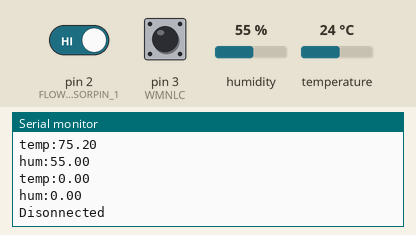
Bench run of a sketch on a simulated Arduino Uno, built with avr-gcc and run on an emulated ATmega328P. On the bench: the last lines printed to the serial monitor. The test bench sets the inputs (shaded band); at power-on: pin 2 (FLOWSENSORPIN_1) HIGH, humidity 55 %, temperature 24 °C, pin 3 (WMNLC) HIGH. WiFi joins after 1.5 s; servers stay silent unless stated.

Above: at 2.2 s.
2.3 s: pin 2 (FLOWSENSORPIN_1) driven LOW
At 2.56 s:
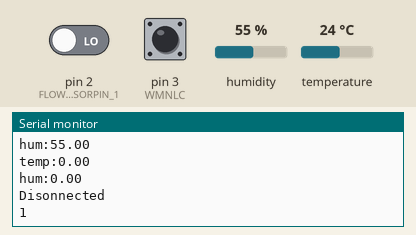
4.2 s: humidity set to 22 %
At 5.6 s:
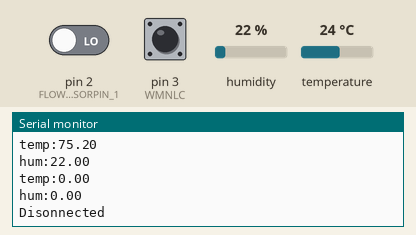
5.7 s: temperature set to 12 °C
7.2 s: humidity set to 40 %
Timing chart, 0 to 9.7 s (numbered marks = the images above; inputs shaded):
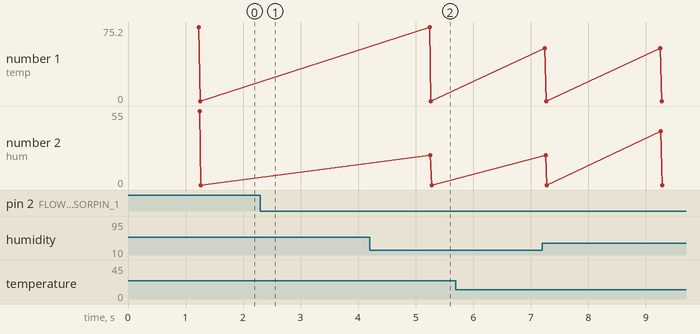

Measured:
- after the input at 2.3 s, the serial monitor: prints a new line at once (image 1)
- after the input at 4.2 s, the serial monitor: prints a new line after 1.1 s (image 2)

The sketch:

all_sensors_dbTesting.ino
```cpp
#include <SPI.h>
#include <Ethernet2.h>
#include <EthernetUdp2.h>
#include <SPI.h>
#include <DHT.h>
#include <Adafruit_Sensor.h>
#undef int
#undef abs
#undef double
#undef float
#undef round

// distributio flow sensor pins
#define FLOWSENSORPIN_1 2 // Small water sensor pin reading
#define FLOWSENSORPIN_2 2 // Small water sensor pin reading
#define FLOWSENSORPIN_3 2 // Small water sensor pin reading
#define FLOWSENSORPIN_4 2 // Small water sensor pin reading
#define FLOWSENSORPIN_5 2 // Small water sensor pin reading
#define FLOWSENSORPIN_6 2 // Small water sensor pin reading
#define FLOWSENSORPIN_7 2 // Small water sensor pin reading
#define FLOWSENSORPIN_8 2 // Small water sensor pin reading
#define FLOWSENSORPIN_9 2 // Small water sensor pin reading
#define FLOWSENSORPIN_10 2 // Small water sensor pin reading
#define FLOWSENSORPIN_11 2// Small water sensor pin reading
#define FLOWSENSORPIN_12 2 // Small water sensor pin reading
#define FLOWSENSORPIN_13 2 // Small water sensor pin reading
#define FLOWSENSORPIN_14 2 // Small water sensor pin reading

// main water flow sensor pin
#define WMNLC 3         // Large water sensor pin reading

// Temp & Humidity
#define DHTTYPE DHT22   // We are using the DHT22 for all sensors

#define DHTPIN_1 4        // DHT sensor pin reading
#define DHTPIN_2 4
#define DHTPIN_3 4
#define DHTPIN_4 4
#define DHTPIN_5 4
#define DHTPIN_6 4
#define DHTPIN_7 4
#define DHTPIN_8 4

DHT dht1(DHTPIN_1, DHTTYPE);
DHT dht2(DHTPIN_2, DHTTYPE);
DHT dht3(DHTPIN_3, DHTTYPE);
DHT dht4(DHTPIN_4, DHTTYPE);
DHT dht5(DHTPIN_5, DHTTYPE);
DHT dht6(DHTPIN_6, DHTTYPE);
DHT dht7(DHTPIN_7, DHTTYPE);
DHT dht8(DHTPIN_8, DHTTYPE);

byte mac[] = {0x2C, 0xF7, 0xF1, 0x08, 0x03, 0x3C };  //Replace with your Ethernet shield MAC
byte ip[] = {192, 168, 10, 129};  // Your Arduino device IP address

/////////////////////////////////////////////////
//              Decalred variable              //
////////////////////////////////////////////////
char server[] = "ucd-sd.net";

// Temp /Humidity sensore variables
float h1; // humidity sensor 1
float t1; // temp in celcius sensor 1
float f1; // temp in farenheit sensor 1
float h2; // humidity sensor 2
float t2; // temp in celcius sensor 2
float f2; // temp in farenheit sensor 2
float h3; // humidity sensor 3
float t3; // temp in celcius sensor 3
float f3; // temp in farenheit sensor 3
float h4; // humidity sensor 4
float t4; // temp in celcius sensor 4
float f4; // temp in farenheit sensor 4
float h5; // humidity sensor 5
float t5; // temp in celcius sensor 5
float f5; // temp in farenheit sensor 5
float h6; // humidity sensor 6
float t6; // temp in celcius sensor 6
float f6; // temp in farenheit sensor 6
float h7; // humidity sensor 7
float t7; // temp in celcius sensor 7
float f7; // temp in farenheit sensor 7
float h8; // humidity sensor 8
float t8; // temp in celcius sensor 8
float f8; // temp in farenheit sensor 8

float current_f1;
float current_h1;

// Number of pulses
int pulses_1 = 0;
int pulses_2 = 0;
int pulses_3 = 0;
int pulses_4 = 0;
int pulses_5 = 0;
int pulses_6 = 0;
int pulses_7 = 0;
int pulses_8 = 0;
int pulses_9 = 0;
int pulses_10 = 0;
int pulses_11 = 0;
int pulses_12 = 0;
int pulses_13 = 0;
int pulses_14 = 0;
int pulses_WM = 0;
// last state of sensor
bool last_state_1;
bool last_state_2;
bool last_state_3;
bool last_state_4;
bool last_state_5;
bool last_state_6;
bool last_state_7;
bool last_state_8;
bool last_state_9;
bool last_state_10;
bool last_state_11;
bool last_state_12;
bool last_state_13;
bool last_state_14;

bool last_state_WM;

// check current state of sensor
bool check_state_1;
bool check_state_2;
bool check_state_3;
bool check_state_4;
bool check_state_5;
bool check_state_6;
bool check_state_7;
bool check_state_8;
bool check_state_9;
bool check_state_10;
bool check_state_11;
bool check_state_12;
bool check_state_13;
bool check_state_14;

bool  check_state_WM;

// calculate flow rate
float flowrate;
int ID[15]  = {1, 2, 3, 4, 5, 6, 7, 8, 9, 10, 11, 12, 13, 14, 15};
// time
unsigned long last_time = 0;
unsigned long deltaTime = 1000;
unsigned long last_print_time = 0;
unsigned long last_switch_time = 0;
float deltaVolume;
uint32_t delayMS;
int temp[15] = {};
unsigned long time_since_last_reset = 0;
/*
  unsigned long last_pulse_1 = 0;
  unsigned long last_pulse_2 = 0;
  unsigned long last_pulse_3 = 0;
  unsigned long last_pulse_4 = 0;
  unsigned long last_pulse_5 = 0;
  unsigned long last_pulse_6 = 0;
  unsigned long last_pulse_7 = 0;
  unsigned long last_pulse_8 = 0;
  unsigned long last_pulse_9 = 0;
  unsigned long last_pulse_10 = 0;
  unsigned long last_pulse_11 = 0;
  unsigned long last_pulse_12 = 0;
  unsigned long last_pulse_13 = 0;
  unsigned long last_pulse_14 = 0;
*/
//int water_flow_interval = 1;
//float interval = 1; // 1s

EthernetClient client;

/////////// Available SRAM //////////////
int freeRam () {
  extern int __heap_start, *__brkval;
  int v;
  return (int) &v - (__brkval == 0 ? (int) &__heap_start : (int) __brkval);
}
/////////////////////////////////////////


void setup()
{
  Serial.begin(9600);
  Ethernet.begin(mac, ip);
  pinMode(WMNLC, INPUT_PULLUP);
  dht1.begin();
  dht2.begin();
  dht3.begin();
  dht4.begin();
  dht5.begin();
  dht6.begin();
  dht7.begin();
  dht8.begin();
  delay(1000);
}

void loop() {


  // mains water sensor
  check_state_WM = digitalRead(WMNLC);
  if ((check_state_WM != last_state_WM) && (check_state_WM == LOW) && (last_switch_time + 10 < millis())) {
    pulses_WM++;
    last_switch_time = millis();
  }

  //time_since_last_reset = millis();
  //while ((millis() - time_since_last_reset) < interval) {

  check_state_1 = digitalRead(FLOWSENSORPIN_1);
  if ((check_state_1 == LOW) && (last_state_1 == HIGH)) {
    //if ((check_state_1 == LOW) && (last_state_1 == HIGH) && (millis() - last_pulse_1 < water_flow_interval)) {
    pulses_1++;
    //last_pulse_1 = millis();
    Serial.println(pulses_1);
  }

  check_state_2 = digitalRead(FLOWSENSORPIN_2);
  if ((check_state_2 == LOW) && (last_state_2 == HIGH)) {
    //if ((check_state_2 == LOW) && (last_state_2 == HIGH) && (millis() - last_pulse_2 < water_flow_interval)) {
    pulses_2++;
    //last_pulse_2 = millis();
  }

  check_state_3 = digitalRead(FLOWSENSORPIN_3);
  if ((check_state_3 == LOW) && (last_state_3 == HIGH)) {
    //if ((check_state_3 == LOW) && (last_state_3 == HIGH) && (millis() - last_pulse_3 < water_flow_interval)) {
    pulses_3++;
    //last_pulse_3 = millis();
  }

  check_state_4 = digitalRead(FLOWSENSORPIN_4);
  if ((check_state_4 == LOW) && (last_state_4 == HIGH)) {
    //if ((check_state_4 == LOW) && (last_state_4 == HIGH) && (millis() - last_pulse_4 < water_flow_interval)) {
    pulses_4++;
    // last_pulse_4 = millis();
  }

  check_state_5 = digitalRead(FLOWSENSORPIN_5);
  if ((check_state_5 == LOW) && (last_state_5 == HIGH)) {
    //if ((check_state_5 == LOW) && (last_state_5 == HIGH) && (millis() - last_pulse_5 < water_flow_interval)) {
    pulses_5++;
    //last_pulse_5 = millis();
  }

  check_state_6 = digitalRead(FLOWSENSORPIN_6);
  if ((check_state_6 == LOW) && (last_state_6 == HIGH)) {
    //if ((check_state_6 == LOW) && (last_state_6 == HIGH) && (millis() - last_pulse_6 < water_flow_interval)) {
    pulses_6++;
    //last_pulse_6 = millis();
  }

  check_state_7 = digitalRead(FLOWSENSORPIN_7);
  if ((check_state_7 == LOW) && (last_state_7 == HIGH)) {
    //if ((check_state_7 == LOW) && (last_state_7 == HIGH) && (millis() - last_pulse_7 < water_flow_interval)) {
    pulses_7++;
    // last_pulse_7 = millis();
  }

  check_state_8 = digitalRead(FLOWSENSORPIN_8);
  if ((check_state_8 == LOW) && (last_state_8 == HIGH)) {
    //if ((check_state_8 == LOW) && (last_state_8 == HIGH) && (millis() - last_pulse_8 < water_flow_interval)) {
    pulses_8++;
    // last_pulse_8 = millis();
  }

  check_state_9 = digitalRead(FLOWSENSORPIN_9);
  if ((check_state_9 == LOW) && (last_state_9 == HIGH)) {
    //if ((check_state_9 == LOW) && (last_state_9 == HIGH) && (millis() - last_pulse_9 < water_flow_interval)) {
    pulses_9++;
    // last_pulse_9 = millis();
  }

  check_state_10 = digitalRead(FLOWSENSORPIN_10);
  if ((check_state_10 == LOW) && (last_state_10 == HIGH)) {
    //if ((check_state_10 == LOW) && (last_state_10 == HIGH) && (millis() - last_pulse_10 < water_flow_interval)) {
    pulses_10++;
    //last_pulse_10 = millis();
  }

  check_state_11 = digitalRead(FLOWSENSORPIN_11);
  if ((check_state_11 == LOW) && (last_state_11 == HIGH)) {
    //if ((check_state_11 == LOW) && (last_state_11 == HIGH) && (millis() - last_pulse_11 < water_flow_interval)) {
    pulses_11++;
    // last_pulse_11 = millis();
  }

  check_state_12 = digitalRead(FLOWSENSORPIN_12);
  if ((check_state_12 == LOW) && (last_state_12 == HIGH)) {
    //if ((check_state_12 == LOW) && (last_state_12 == HIGH) && (millis() - last_pulse_12 < water_flow_interval)) {
    pulses_12++;
    //last_pulse_12 = millis();
  }

  check_state_13 = digitalRead(FLOWSENSORPIN_13);
  if ((check_state_13 == LOW) && (last_state_13 == HIGH)) {
    //if ((check_state_13 == LOW) && (last_state_13 == HIGH) && (millis() - last_pulse_13< water_flow_interval)) {
    pulses_13++;
    // last_pulse_13 = millis();
  }

  check_state_14 = digitalRead(FLOWSENSORPIN_14);
  if ((check_state_14 == LOW) && (last_state_14 == HIGH)) {
    //if ((check_state_14 == LOW) && (last_state_14 == HIGH) && (millis() - last_pulse_14 < water_flow_interval)) {
    pulses_14++;
    //last_pulse_14 = millis();
  }

  //}


  temp [0] = pulses_1;
  temp [1] = pulses_2;
  temp [2] = pulses_3;
  temp [3] = pulses_4;
  temp [4] = pulses_5;
  temp [5] = pulses_6;
  temp [6] = pulses_7;
  temp [7] = pulses_8;
  temp [8] = pulses_9;
  temp [9] = pulses_10;
  temp [10] = pulses_11;
  temp [11] = pulses_12;
  temp [12] = pulses_13;
  temp [13] = pulses_14;
  temp [14] = pulses_WM;

  //pulses_1 = 10;
  //if ((last_time + deltaTime < millis()) && ((pulses_WM > 0) || (pulses_1 > 0))) {

  //deltaVolume = temp[i] * (1.0/485.0) * (0.264172);
  //flowrate = deltaVolume * 60.0 / (deltaTime/1000.0);
  //Serial.print("flowrate = ");
  //Serial.println(flowrate,4);
  //Serial.println(pulse_temp,4);
  //dtostrf(flowrate,6,4,flow);
  if ((millis() % 500 == 0) && ((pulses_WM > 0) || (pulses_1 > 0) || (pulses_2 > 0) || (pulses_3 > 0) || (pulses_4 > 0) || (pulses_5 > 0) || (pulses_6 > 0) || (pulses_7 > 0) || (pulses_8 > 0) || (pulses_9 > 0) || (pulses_10 > 0) || (pulses_11 > 0) || (pulses_12 > 0) || (pulses_13 > 0) || (pulses_14 > 0))) {

    if (client.connect(server, 80)) {
      Serial.print("Connected to ");
      Serial.println(server);
      client.print("GET /Small_water_sensor.php?");
      //for (i = 0; i < 14; i++) {
      //ID[i] = i + 1;
      //Serial.print("ID:");
      //Serial.println(ID[i]);
      //client.print("ID=");
      //client.print(ID[i]);
      //client.print("&pulses=");
      //client.print(temp[i]);
      //Serial.print("Pulses:");
      //Serial.println(temp[i]);
      //client.print("&notes=");
      //client.print("Small");
      //Serial.print("ID:");
      //Serial.println(3);
      // client.print("ID=");
      //client.print(1);
      /*
        client.print("ID[]=");
        client.print(ID[0]);
        client.print("&ID[]=");
        client.print(ID[1]);
        client.print("&ID[]=");
        client.print(ID[2]);
        client.print("&ID[]=");
        client.print(ID[3]);
        client.print("&ID[]=");
        client.print(ID[4]);
        client.print("&ID[]=");
        client.print(ID[5]);
        client.print("&ID[]=");
        client.print(ID[6]);
        client.print("&ID[]=");
        client.print(ID[7]);
        client.print("&ID[]=");
        client.print(ID[8]);
        client.print("&ID[]=");
        client.print(ID[9]);
        client.print("&ID[]=");
        client.print(ID[10]);
        client.print("&ID[]=");
        client.print(ID[11]);
        client.print("&ID[]=");
        client.print(ID[12]);
        client.print("&ID[]=");
        client.print(ID[13]);
        client.print("&ID[]=");
        client.print(ID[14]);
      */
      client.print("&pulses[]=");
      client.print(temp[0]);
      client.print("&pulses[]=");
      client.print(temp[1]);
      client.print("&pulses[]=");
      client.print(temp[2]);
      client.print("&pulses[]=");
      client.print(temp[3]);
      client.print("&pulses[]=");
      client.print(temp[4]);
      client.print("&pulses[]=");
      client.print(temp[5]);
      client.print("&pulses[]=");
      client.print(temp[6]);
      client.print("&pulses[]=");
      client.print(temp[7]);
      client.print("&pulses[]=");
      client.print(temp[8]);
      client.print("&pulses[]=");
      client.print(temp[9]);
      client.print("&pulses[]=");
      client.print(temp[10]);
      client.print("&pulses[]=");
      client.print(temp[11]);
      client.print("&pulses[]=");
      client.print(temp[12]);
      client.print("&pulses[]=");
      client.print(temp[13]);
      client.print("&pulses[]=");
      client.print(temp[14]);

      Serial.print("ID: ");
      Serial.println(ID[0]);
      Serial.print("Pulses: ");
      Serial.println(temp[0]);
      Serial.print("ID: ");
      Serial.println(ID[1]);
      Serial.print("Pulses: ");
      Serial.println(temp[1]);
      Serial.print("ID: ");
      Serial.println(ID[2]);
      Serial.print("Pulses: ");
      Serial.println(temp[2]);
      Serial.print("ID: ");
      Serial.println(ID[3]);
      Serial.print("Pulses: ");
      Serial.println(temp[3]);
      Serial.print("ID: ");
      Serial.println(ID[4]);
      Serial.print("Pulses: ");
      Serial.println(temp[4]);
      Serial.print("ID: ");
      Serial.println(ID[5]);
      Serial.print("Pulses: ");
      Serial.println(temp[5]);
      Serial.print("ID: ");
      Serial.println(ID[6]);
      Serial.print("Pulses: ");
      Serial.println(temp[6]);
      Serial.print("ID: ");
      Serial.println(ID[7]);
      Serial.print("Pulses: ");
      Serial.println(temp[7]);
      Serial.print("ID: ");
      Serial.println(ID[8]);
      Serial.print("Pulses: ");
      Serial.println(temp[8]);
      Serial.print("ID: ");
      Serial.println(ID[9]);
      Serial.print("Pulses: ");
      Serial.println(temp[9]);
      Serial.print("ID: ");
      Serial.println(ID[10]);
      Serial.print("Pulses: ");
      Serial.println(temp[10]);
      Serial.print("ID: ");
      Serial.println(ID[11]);
      Serial.print("Pulses: ");
      Serial.println(temp[11]);
      Serial.print("ID: ");
      Serial.println(ID[12]);
      Serial.print("Pulses: ");
      Serial.println(temp[12]);
      Serial.print("ID: ");
      Serial.println(ID[13]);
      Serial.print("Pulses: ");
      Serial.println(temp[13]);
      Serial.print("ID: ");
      Serial.println(ID[14]);
      Serial.print("Pulses: ");
      Serial.println(temp[14]);


      client.println(" HTTP/1.1");  // Part of GET request
      client.print("Host:");
      client.println(server);
      client.println("Connection: close");  // Part of the GET request telling the server that we are over transmitting the message
      client.println(); // Empty Line
      client.println(); // Empty Line
      client.stop();    // Closing connection to server
      Serial.println("Disonnected");
      pulses_1 = 0;
      pulses_2 = 0;
      pulses_3 = 0;
      pulses_4 = 0;
      pulses_5 = 0;
      pulses_6 = 0;
      pulses_7 = 0;
      pulses_8 = 0;
      pulses_9 = 0;
      pulses_10 = 0;
      pulses_11 = 0;
      pulses_12 = 0;
      pulses_13 = 0;
      pulses_14 = 0;
      pulses_WM = 0;
      //last_time = millis();

    }
    else {
      Serial.println("--> connection failed\n");
    }
    //delay(500);
  }


  last_state_1 = check_state_1;
  last_state_2 = check_state_2;
  last_state_3 = check_state_3;
  last_state_4 = check_state_4;
  last_state_5 = check_state_5;
  last_state_6 = check_state_6;
  last_state_7 = check_state_7;
  last_state_8 = check_state_8;
  last_state_9 = check_state_9;
  last_state_10 = check_state_10;
  last_state_11 = check_state_11;
  last_state_12 = check_state_12;
  last_state_13 = check_state_13;
  last_state_14 = check_state_14;
  last_state_WM = check_state_WM;

  //if ((pulses_WM == 0) && (pulses_1 == 0) && (pulses_2 == 0) && (pulses_2 == 0) && (pulses_3 == 0) && (pulses_4 == 0) && (pulses_5 == 0) && (pulses_6 == 0) && (pulses_7 == 0) && (pulses_8 == 0) && (pulses_9 == 0) && (pulses_10 == 0) && (pulses_11 == 0) && (pulses_12 == 0) && (pulses_13 == 0)) {
    //delay(2000);

    // Sensor readings may also be up to 2 seconds 'old' (its a very slow sensor)
    h1 = dht1.readHumidity();
    //delay(1000);
   // h2 = dht2.readHumidity();
    //delay(1000);
  //  h3 = dht3.readHumidity();
   // delay(1000);
   // h4 = dht4.readHumidity();
    //delay(1000);
   // h5 = dht5.readHumidity();
    //delay(1000);
  //  h6 = dht6.readHumidity();
    //delay(1000);
  //  h7 = dht7.readHumidity();
   //delay(1000);
 //   h8 = dht8.readHumidity();
/*
    // Read temperature as Celsius (the default)
    t1 = dht1.readTemperature();
    delay(1000);
    t2 = dht2.readTemperature();
    delay(1000);
    t3 = dht3.readTemperature();
    delay(1000);
    t4 = dht4.readTemperature();
    delay(2000);
    t5 = dht5.readTemperature();
    delay(2000);
    t6 = dht6.readTemperature();
    delay(2000);
    t7 = dht7.readTemperature();
    delay(2000);
    t8 = dht8.readTemperature();
*/
    // Read temperature as Fahrenheit (isFahrenheit = true)
   // delay(1000);
    f1 = dht1.readTemperature(true);
    //delay(1000);
    //f2 = dht2.readTemperature(true);
   // delay(1000);
    //f3 = dht3.readTemperature(true);
    //delay(1000);
  //  f4 = dht4.readTemperature(true);
    //delay(1000);
   // f5 = dht5.readTemperature(true);
    //delay(1000);
  //  f6 = dht6.readTemperature(true);
   // delay(1000);
  //  f7 = dht7.readTemperature(true);
  // delay(1000);
  //  f8 = dht8.readTemperature(true);

        // Check if any reads failed and exit early (to try again).
        if (isnan(h1) || isnan(t1) || isnan(f1)) {
          Serial.println("Failed to read from DHT sensor1!");
          //return;
        }
       /* if (isnan(h2) || isnan(t2) || isnan(f2)) {
          Serial.println("Failed to read from DHT sensor2!");
          //return;
        }
        if (isnan(h3) || isnan(t3) || isnan(f3)) {
          Serial.println("Failed to read from DHT sensor3!");
         // return;
        }
        if (isnan(h4) || isnan(t4) || isnan(f4)) {
          Serial.println("Failed to read from DHT sensor4!");
          //return;
        }
        if (isnan(h5) || isnan(t5) || isnan(f5)) {
          Serial.println("Failed to read from DHT sensor5!");
          //return;
        }
        if (isnan(h6) || isnan(t6) || isnan(f6)) {
          Serial.println("Failed to read from DHT sensor6!");
         // return;
        }
        if (isnan(h7) || isnan(t7) || isnan(f7)) {
          Serial.println("Failed to read from DHT sensor7!");
         // return;
        }
        if (isnan(h8) || isnan(t8) || isnan(f8)) {
          Serial.println("Failed to read from DHT sensor8!");
         // return;
        }*/

    if (abs(f1 - current_f1) > 0.01 || abs(h1 - current_h1) > 0.01) {
      if ((pulses_WM == 0) && (pulses_1 == 0) && (pulses_2 == 0) && (pulses_2 == 0) && (pulses_3 == 0) && (pulses_4 == 0) && (pulses_5 == 0) && (pulses_6 == 0) && (pulses_7 == 0) && (pulses_8 == 0) && (pulses_9 == 0) && (pulses_10 == 0) && (pulses_11 == 0) && (pulses_12 == 0) && (pulses_13 == 0)) {
        delay(delayMS);
        if (client.connect(server, 80)) {
          Serial.print("Connected to ");
          Serial.println(server);
          client.print("GET /dht.php?");
          //client.print("ID[]=");
          // client.print(ID[0]);
          client.print("temp[]=");
          client.print(f1);
          client.print("&temp[]=");
          client.print(f2);
          client.print("&temp[]=");
          client.print(f3);
          client.print("&temp[]=");
          client.print(f4);
          client.print("&temp[]=");
          client.print(f5);
          client.print("&temp[]=");
          client.print(f6);
          client.print("&temp[]=");
          client.print(f7);
          client.print("&temp[]=");
          client.print(f6);
          client.print("&hum[]=");
          client.print(h1);
          client.print("&hum[]=");
          client.print(h2);
          client.print("&hum[]=");
          client.print(h3);
          client.print("&hum[]=");
          client.print(h4);
          client.print("&hum[]=");
          client.print(h5);
          client.print("&hum[]=");
          client.print(h6);
          client.print("&hum[]=");
          client.print(h7);
          client.print("&hum[]=");
          client.print(h8);
          //client.print("&notes=");
         // client.print("test");
          client.println(" HTTP/1.1");  // Part of GET request
          client.print("Host:");
          client.println(server);
          client.println("Connection: close");  // Part of the GET request telling the server that we are over transmitting the message
          client.println(); // Empty Line
          client.println(); // Empty Line
          client.stop();    // Closing connection to server
          Serial.print("temp:");
          Serial.println(f1);
          Serial.print("hum:");
          Serial.println(h1);
          Serial.print("temp:");
          Serial.println(f2);
          Serial.print("hum:");
          Serial.println(h2);
          Serial.println("Disonnected");
          //current_t1 = t1;
          current_h1 = h1;
          current_f1 = f1;
        }
      }
      else {
        Serial.println("--> connection failed\n");
      }
    //}

  }

}
```
